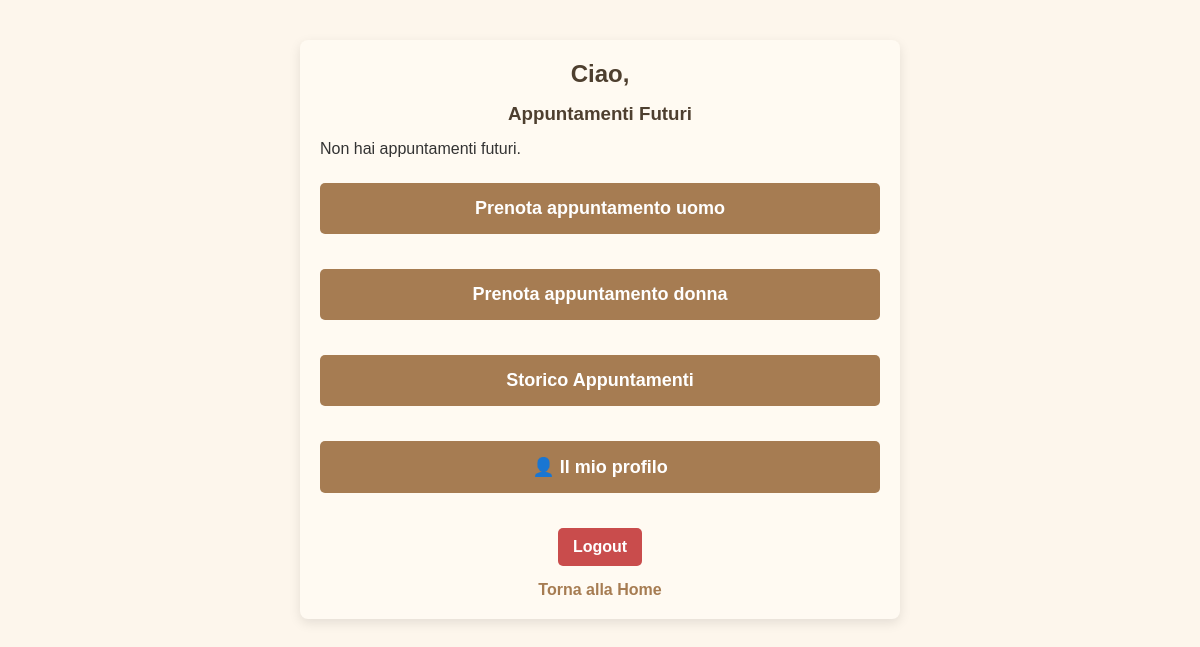
/user_dashboard (signed in), run on an earlier commit of the app's database.
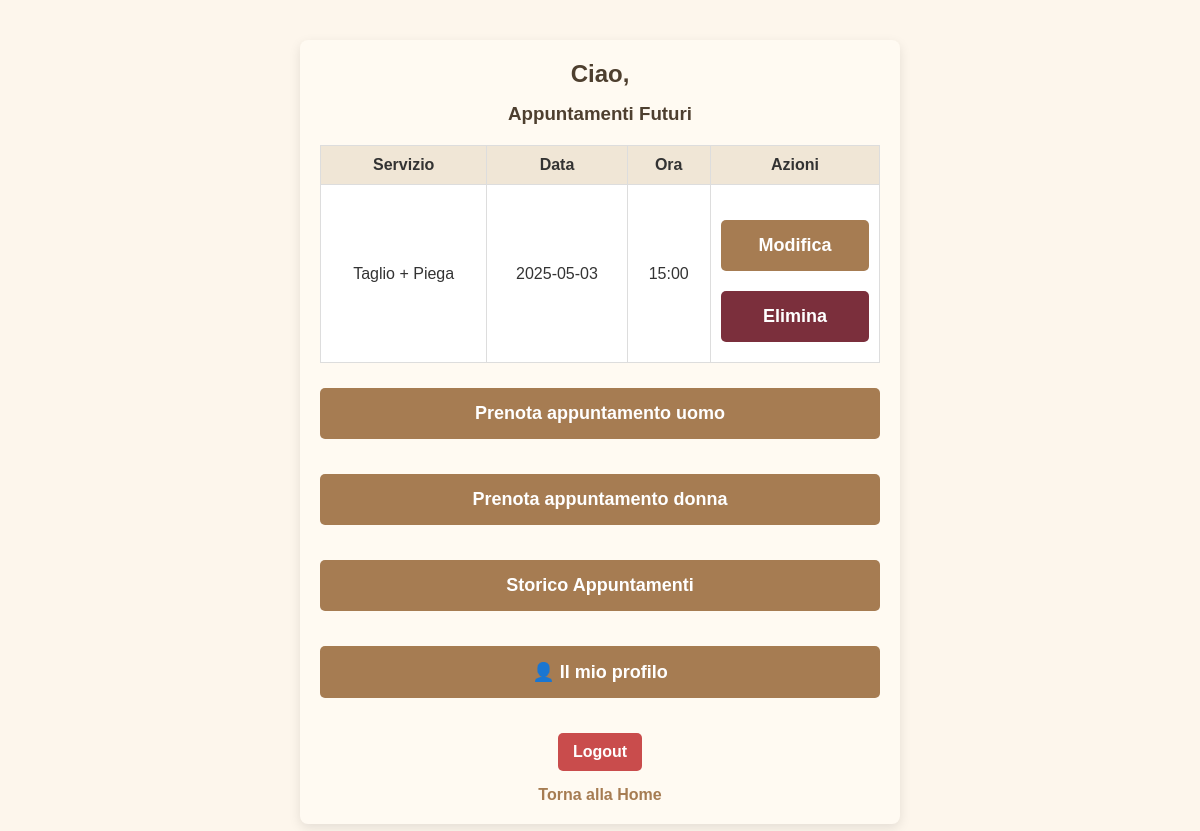
And on a later commit of the database.
### tables this page shows
CREATE TABLE appointments (
            id INTEGER PRIMARY KEY AUTOINCREMENT,
            user_id INTEGER NOT NULL,
            service TEXT NOT NULL,
            date TEXT NOT NULL,
            time TEXT NOT NULL, barber TEXT NOT NULL DEFAULT 'Mattia', tipo TEXT DEFAULT 'barbiere',
            FOREIGN KEY (user_id) REFERENCES users(id)
        );

### app.py (the view)
@app.route('/user_dashboard')
def user_dashboard():
    if 'user_id' not in session:
        return redirect(url_for('login_user'))
    user_id = session['user_id']
    conn = sqlite3.connect('bookings.db')
    cursor = conn.cursor()
    today = datetime.now().strftime("%Y-%m-%d")
    now_time = datetime.now().strftime("%H:%M")
    cursor.execute("""
        SELECT id, service, date, time
        FROM appointments
        WHERE user_id = ? AND (date > ? OR (date = ? AND time >= ?))
        ORDER BY date ASC, time ASC
    """, (user_id, today, today, now_time))
    appointments = cursor.fetchall()
    conn.close()
    return render_template('user_dashboard.html', appointments=appointments)

### templates/user_dashboard.html (shortened to what this page needs)
<!DOCTYPE html>
<html lang="it">
<head>
  <link rel="stylesheet" href="{{ url_for('static', filename='style.css') }}">
</head>
<body>
  <div class="container">
    <h2>Ciao, {{ session['username'] }}</h2>
    <h3>Appuntamenti Futuri</h3>
    {% if appointments %}
      <table>
        <thead>
          <tr>
            <th>Servizio</th>
            <th>Data</th>
            <th>Ora</th>
            <th>Azioni</th>
          </tr>
        </thead>
        <tbody>
          {% for appointment in appointments %}
          <tr>
            <td>{{ appointment[1] }}</td>
            <td>{{ appointment[2] }}</td>
            <td>{{ appointment[3] }}</td>
            <td>
              <a href="{{ url_for('edit_appointment', appointment_id=appointment[0]) }}">
                <button class="big-btn">Modifica</button>
              </a>
              <button class="delete-appointment big-btn" data-id="{{ appointment[0] }}" style="background-color: #7b2f3c; color: white;">Elimina</button>
            </td>
          </tr>
          {% endfor %}
        </tbody>
      </table>
    {% else %}
      <p>Non hai appuntamenti futuri.</p>
    {% endif %}
    <a href="{{ url_for('book') }}"><button class="big-btn">Prenota appuntamento uomo</button></a>
    <a href="{{ url_for('book_hair') }}"><button class="big-btn">Prenota appuntamento donna</button></a>
    <a href="{{ url_for('user_history') }}"><button class="big-btn"> Storico Appuntamenti</button></a>
    <a href="{{ url_for('account') }}"><button class="big-btn">👤 Il mio profilo</button></a>
    <a href="{{ url_for('logout') }}"><button class="logout-btn">Logout</button></a>
    <a href="{{ url_for('index') }}">Torna alla Home</a>
  </div>
</body>
</html>

What changed in the data, as far as the page shows it:
added appointments: service "Taglio + Piega", date "2025-05-03", time "15:00"
Also different on the page:
text no longer shown: "Non hai appuntamenti futuri."
text now shown: "Servizio Data Ora Azioni"
